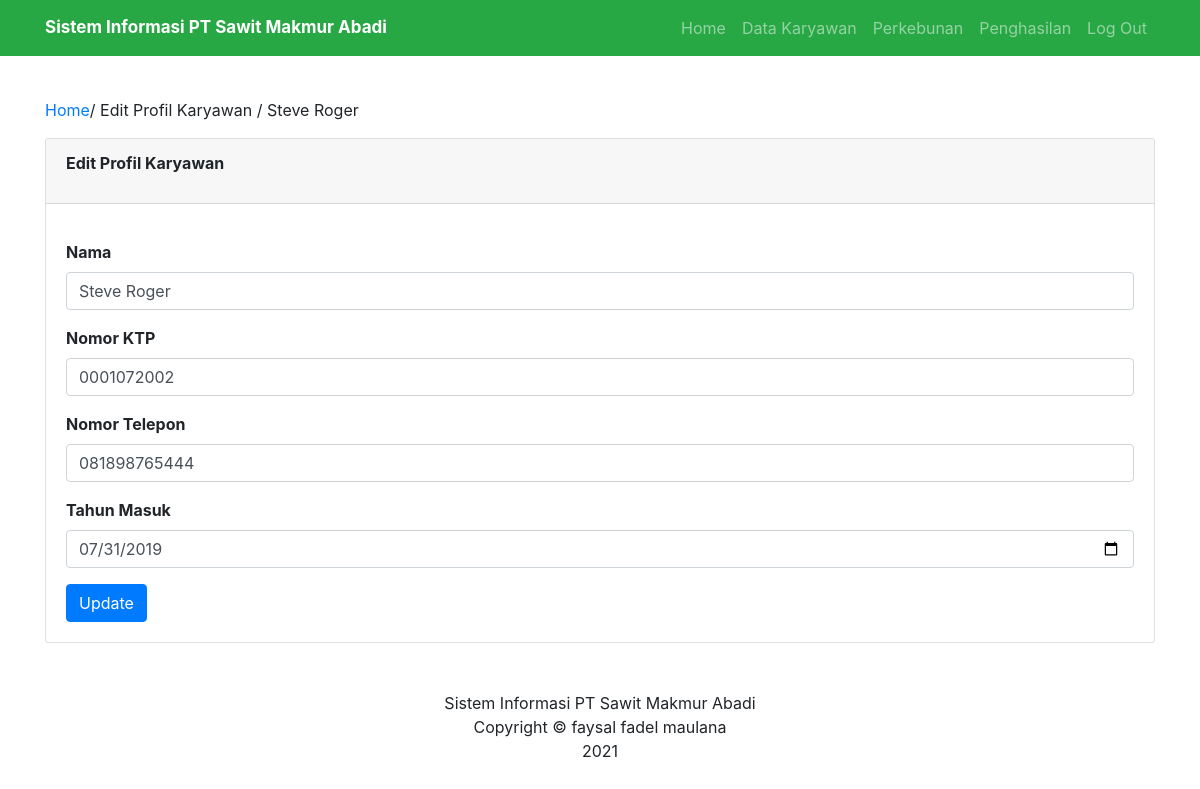
The page /edit.php?id_karyawan=2 on the database its author committed.
### tables this page shows
CREATE TABLE `karyawan` (
  `id_karyawan` int(11) NOT NULL,
  `nama` varchar(200) NOT NULL,
  `no_ktp` varchar(20) NOT NULL,
  `no_telp` varchar(20) NOT NULL,
  `th_masuk` date NOT NULL
);

### edit.php (the view, shortened to what this page needs)
<!doctype html>
<html lang="en">
<head>
    <link href="https://cdn.jsdelivr.net/npm/bootstrap@5.0.1/dist/css/bootstrap.min.css" rel="stylesheet">
    <link rel="stylesheet" type="text/css" href="assets/css/bootstrap.css">
</head>
<body>
    <nav class="navbar fixed-top navbar-expand-lg navbar-dark bg-success">
        <div class="container">
            <a class="textNav navbar-brand fw-bold" href="index.php">Sistem Informasi PT Sawit Makmur Abadi</a>
            <div class="collapse navbar-collapse" id="navbarNavAltMarkup">
                <div class="navbar-nav ms-auto">
                    <a class="nav-link" aria-current="page" href="home.php">Home</a>
                    <a class="nav-link" href="index.php">Data Karyawan</a>
                    <a class="nav-link" href="#">Perkebunan</a>
                    <a class="nav-link" href="#">Penghasilan</a>
                    <a class="nav-link" href="logout.php">Log Out</a>
                </div>
            </div>
        </div>
    </nav>
    <?php
    include 'config.php';
    $id = $_GET['id_karyawan'];
    $karyawan = mysqli_query($koneksi, "select * from karyawan where id_karyawan='$id'");
    while ($data = mysqli_fetch_assoc($karyawan)) {
    ?>
        <div class="profile container mt-5">
            <p><a href="index.php">Home</a>/ Edit Profil Karyawan / <?php echo $data['nama'] ?></p>
            <div class="card">
                <div class="card-header">
                    <p class="fw-bold">Edit Profil Karyawan</p>
                </div>
                <div class="card-body fw-bold">
                    <form method="post" action="update.php">
                        <div class="mb-3">
                            <label for="Nama" class="form-label">Nama</label>
                            <input type="text" class="form-control" id="nama" placeholder="Masukkan Nama Lengkap" name="nama" value="<?php echo $data['nama']; ?>">
                        </div>
                        <div class="mb-3">
                            <label for="no_ktp" class="form-label">Nomor KTP</label>
                            <input type="text" class="form-control" id="no_ktp" placeholder="Masukkan Nomor KTP" name="no_ktp" value="<?php echo $data['no_ktp']; ?>">
                        </div>
                        <div class="mb-3">
                            <label for="no_telp" class="form-label">Nomor Telepon</label>
                            <input type="text" class="form-control" id="no_telp" placeholder="Masukkan Nomor Telepon" name="no_telp" value="<?php echo $data['no_telp']; ?>">
                        </div>
                        <div class="mb-3">
                            <label for="th_masuk" class="form-label">Tahun Masuk</label>
                            <input type="date" class="form-control" id="th_masuk" placeholder="Masukkan Tahun Masuk (yyyy-mm-dd)" name="th_masuk" value="<?php echo $data['th_masuk']; ?>">
                        </div>
                        <button type="submit" class="btn btn-primary" value="SIMPAN">Update</button>
                    </form>
                </div>
            </div>
        </div>
    <?php
    }
    ?>
    <footer class="application-footer mt-5 mb-3">
        <div class="container">
            <center>Sistem Informasi PT Sawit Makmur Abadi <br>
                Copyright © faysal fadel maulana <br> 2021</Copyright>
        </div>
    </footer>
</body>
</html>

### edit.php (style rules this page uses)
@media (min-device-width: 375px) and (max-device-width: 1024px) { .textNav { font-size: 17px; } }
.profile { padding-top: 50px; }

### rows shown on the page
karyawan: nama "Steve Roger", no_ktp "0001072002", no_telp "081898765444", th_masuk "07/31/2019"
